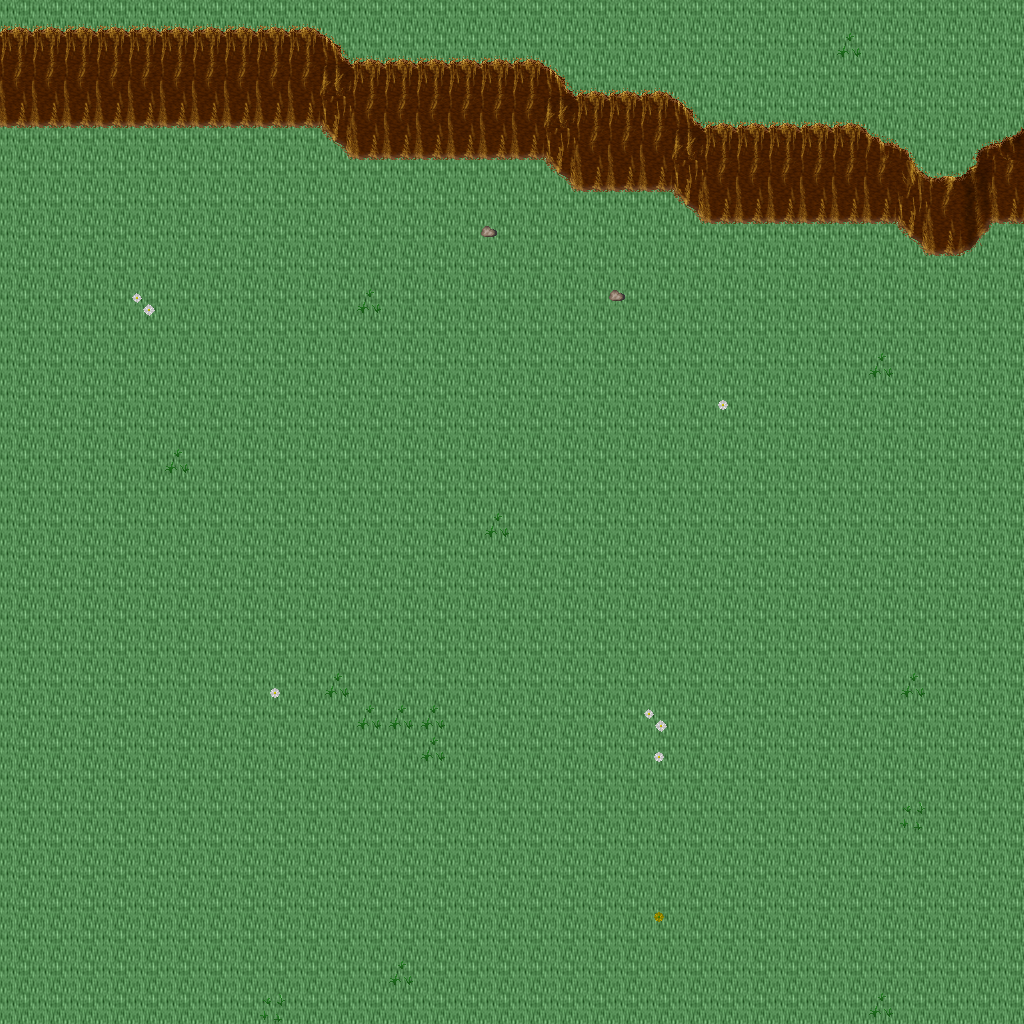

The image is a tile-based game level rendered from a .tmx file. Its description and source (layers, tilesets, objects; grid data summarised) follow:
An orthogonal 32x32 tile map with 32x32 px tiles, 5 tile layers (Ground, Objects, Objects2, Above, ...), 1 hidden layer not drawn, 45 tilesets.

<map version="1.10" tiledversion="1.11.0" orientation="orthogonal" renderorder="right-down" width="32" height="32" tilewidth="32" tileheight="32" infinite="0" nextlayerid="11" nextobjectid="1">
 <tileset firstgid="1" name="ground_ground" tilewidth="32" tileheight="32" tilecount="33" columns="3">
  <image source="../drawable/ground_ground.png" width="96" height="352" />
 </tileset>
 <tileset firstgid="34" name="building_castle" tilewidth="32" tileheight="32" tilecount="320" columns="20">
  <image source="../drawable/building_castle.png" width="640" height="512" />
 </tileset>
 <tileset firstgid="354" name="ground_water_pool" tilewidth="32" tileheight="32" tilecount="72" columns="3">
  <image source="../drawable/ground_water_pool.png" width="96" height="768" />
 </tileset>
 <tileset firstgid="426" name="ground_ridge_earth_dark" tilewidth="32" tileheight="32" tilecount="96" columns="12">
  <image source="../drawable/ground_ridge_earth_dark.png" width="384" height="256" />
 </tileset>
 <tileset firstgid="522" name="ground_grass_edges" tilewidth="32" tileheight="32" tilecount="36" columns="12">
  <image source="../drawable/ground_grass_edges.png" width="384" height="96" />
 </tileset>
 <tileset firstgid="558" name="ground_earth_edges" tilewidth="32" tileheight="32" tilecount="18" columns="6">
  <image source="../drawable/ground_earth_edges.png" width="192" height="96" />
 </tileset>
 <tileset firstgid="576" name="ground_grass_corners" tilewidth="32" tileheight="32" tilecount="24" columns="6">
  <image source="../drawable/ground_grass_corners.png" width="192" height="128" />
 </tileset>
 <tileset firstgid="600" name="plant_stump_stump_green" tilewidth="32" tileheight="32" tilecount="4" columns="2">
  <image source="../drawable/plant_stump_stump_green.png" width="64" height="64" />
 </tileset>
 <tileset firstgid="604" name="item_pot_barrel" tilewidth="32" tileheight="32" tilecount="2" columns="1">
  <image source="../drawable/item_pot_barrel.png" width="32" height="64" />
 </tileset>
 <tileset firstgid="606" name="ground_rock_rocks_2" tilewidth="32" tileheight="32" tilecount="4" columns="2">
  <image source="../drawable/ground_rock_rocks_2.png" width="64" height="64" />
 </tileset>
 <tileset firstgid="610" name="ground_ladder_horizontal_dark" tilewidth="32" tileheight="32" tilecount="3" columns="1">
  <image source="../drawable/ground_ladder_horizontal_dark.png" width="32" height="96" />
 </tileset>
 <tileset firstgid="613" name="plant_grasses" tilewidth="32" tileheight="32" tilecount="6" columns="3">
  <image source="../drawable/plant_grasses.png" width="96" height="64" />
 </tileset>
 <tileset firstgid="619" name="plant_tree_tree_green" tilewidth="32" tileheight="32" tilecount="88" columns="8">
  <image source="../drawable/plant_tree_tree_green.png" width="256" height="352" />
 </tileset>
 <tileset firstgid="707" name="ground_water_waterfall" tilewidth="32" tileheight="32" tilecount="120" columns="8">
  <image source="../drawable/ground_water_waterfall.png" width="256" height="480" />
 </tileset>
 <tileset firstgid="827" name="plant_flower_daisy_white" tilewidth="32" tileheight="32" tilecount="8" columns="2">
  <image source="../drawable/plant_flower_daisy_white.png" width="64" height="128" />
 </tileset>
 <tileset firstgid="835" name="plant_flower_daisy_red" tilewidth="32" tileheight="32" tilecount="8" columns="2">
  <image source="../drawable/plant_flower_daisy_red.png" width="64" height="128" />
 </tileset>
 <tileset firstgid="843" name="ground_rock_pebbles" tilewidth="32" tileheight="32" tilecount="3" columns="1">
  <image source="../drawable/ground_rock_pebbles.png" width="32" height="96" />
 </tileset>
 <tileset firstgid="846" name="plant_flower_daisy_yellow" tilewidth="32" tileheight="32" tilecount="8" columns="2">
  <image source="../drawable/plant_flower_daisy_yellow.png" width="64" height="128" />
 </tileset>
 <tileset firstgid="854" name="building_decoration_longhorn_skull" tilewidth="32" tileheight="32" tilecount="6" columns="3">
  <image source="../drawable/building_decoration_longhorn_skull.png" width="96" height="64" />
 </tileset>
 <tileset firstgid="860" name="furniture_light_flames" tilewidth="32" tileheight="32" tilecount="6" columns="6">
  <image source="../drawable/furniture_light_flames.png" width="192" height="32" />
 </tileset>
 <tileset firstgid="866" name="plant_stump_stump_brown" tilewidth="32" tileheight="32" tilecount="4" columns="2">
  <image source="../drawable/plant_stump_stump_brown.png" width="64" height="64" />
 </tileset>
 <tileset firstgid="870" name="building_decoration_rocks_2" tilewidth="32" tileheight="32" tilecount="2" columns="1">
  <image source="../drawable/building_decoration_rocks_2.png" width="32" height="64" />
 </tileset>
 <tileset firstgid="872" name="plant_flower_daisy_blue" tilewidth="32" tileheight="32" tilecount="8" columns="2">
  <image source="../drawable/plant_flower_daisy_blue.png" width="64" height="128" />
 </tileset>
 <tileset firstgid="880" name="building_fence_fence_chunky" tilewidth="32" tileheight="32" tilecount="21" columns="3">
  <image source="../drawable/building_fence_fence_chunky.png" width="96" height="224" />
 </tileset>
 <tileset firstgid="901" name="ground_water_water_bubbles" tilewidth="32" tileheight="32" tilecount="32" columns="8">
  <image source="../drawable/ground_water_water_bubbles.png" width="256" height="128" />
 </tileset>
 <tileset firstgid="933" name="item_statue_grey_stone" tilewidth="32" tileheight="32" tilecount="4" columns="2">
  <image source="../drawable/item_statue_grey_stone.png" width="64" height="64" />
 </tileset>
 <tileset firstgid="937" name="plant_tree_tree_darkgreen" tilewidth="32" tileheight="32" tilecount="88" columns="8">
  <image source="../drawable/plant_tree_tree_darkgreen.png" width="256" height="352" />
 </tileset>
 <tileset firstgid="1025" name="logic_creature_animal" tilewidth="32" tileheight="32" tilecount="32" columns="8">
  <image source="../drawable/logic_creature_animal.png" width="256" height="128" />
 </tileset>
 <tileset firstgid="1057" name="logic_creature_rodent" tilewidth="32" tileheight="32" tilecount="8" columns="8">
  <image source="../drawable/logic_creature_rodent.png" width="256" height="32" />
 </tileset>
 <tileset firstgid="1065" name="logic_portal" tilewidth="32" tileheight="32" tilecount="24" columns="8">
  <image source="../drawable/logic_portal.png" width="256" height="96" />
 </tileset>
 <tileset firstgid="1089" name="logic_item_mushroom" tilewidth="32" tileheight="32" tilecount="6" columns="6">
  <image source="../drawable/logic_item_mushroom.png" width="192" height="32" />
 </tileset>
 <tileset firstgid="1095" name="logic_collision" tilewidth="32" tileheight="32" tilecount="1" columns="1">
  <image source="../drawable/logic_collision.png" width="32" height="32" />
 </tileset>
 <tileset firstgid="1096" name="logic_creature_human_little" tilewidth="32" tileheight="32" tilecount="2" columns="2">
  <image source="../drawable/logic_creature_human_little.png" width="64" height="32" />
 </tileset>
 <tileset firstgid="1098" name="logic_creature_fairy" tilewidth="32" tileheight="32" tilecount="4" columns="4">
  <image source="../drawable/logic_creature_fairy.png" width="128" height="32" />
 </tileset>
 <tileset firstgid="1102" name="logic_item_herb" tilewidth="32" tileheight="32" tilecount="5" columns="5">
  <image source="../drawable/logic_item_herb.png" width="160" height="32" />
 </tileset>
 <tileset firstgid="1107" name="object_suspension_bridge" tilewidth="32" tileheight="32" tilecount="24" columns="3">
  <image source="../drawable/object_suspension_bridge.png" width="96" height="256" />
 </tileset>
 <tileset firstgid="1131" name="logic_creature_farm_animal" tilewidth="32" tileheight="32" tilecount="16" columns="8">
  <image source="../drawable/logic_creature_farm_animal.png" width="256" height="64" />
 </tileset>
 <tileset firstgid="1147" name="ground_green_paving" tilewidth="32" tileheight="32" tilecount="18" columns="3">
  <image source="../drawable/ground_green_paving.png" width="96" height="192" />
 </tileset>
 <tileset firstgid="1165" name="logic_protection" tilewidth="32" tileheight="32" tilecount="2" columns="2">
  <image source="../drawable/logic_protection.png" width="64" height="32" />
 </tileset>
 <tileset firstgid="1167" name="light_light_5x5" tilewidth="32" tileheight="32" tilecount="25" columns="5">
  <image source="../drawable/light_light_5x5.png" width="160" height="160" />
 </tileset>
 <tileset firstgid="1192" name="light_door_light" tilewidth="32" tileheight="32" tilecount="12" columns="3">
  <image source="../drawable/light_door_light.png" width="96" height="128" />
 </tileset>
 <tileset firstgid="1204" name="building_huts" tilewidth="32" tileheight="32" tilecount="338" columns="26">
  <image source="../drawable/building_huts.png" width="832" height="416" />
 </tileset>
 <tileset firstgid="1542" name="building_chimney_smoke" tilewidth="32" tileheight="32" tilecount="40" columns="4">
  <image source="../drawable/building_chimney_smoke.png" width="128" height="320" />
 </tileset>
 <tileset firstgid="1582" name="plant_tree_chestnut_tree" tilewidth="32" tileheight="32" tilecount="20" columns="4">
  <image source="../drawable/plant_tree_chestnut_tree.png" width="128" height="160" />
 </tileset>
 <tileset firstgid="1602" name="logic_creature_troll" tilewidth="32" tileheight="32" tilecount="4" columns="4">
  <image source="../drawable/logic_creature_troll.png" width="128" height="32" />
 </tileset>
 <layer id="1" name="Ground" width="32" height="32">
  <data>[1024 cells, 1024 non-empty, 1 distinct tile ids]</data>
 </layer>
 <layer id="2" name="Objects" width="32" height="32">
  <data>[1024 cells, 101 non-empty, 16 distinct tile ids]</data>
 </layer>
 <layer id="3" name="Objects2" width="32" height="32">
  <data>[1024 cells, 52 non-empty, 9 distinct tile ids]</data>
 </layer>
 <layer id="4" name="Above" width="32" height="32">
  <data>[1024 cells, 2 non-empty, 2 distinct tile ids]</data>
 </layer>
 <layer id="5" name="Above2" width="32" height="32">
  <data>[1024 cells, 0 non-empty, 0 distinct tile ids]</data>
 </layer>
 <layer id="6" name="Walkable" width="32" height="32" visible="0">
  <data>[1024 cells, 101 non-empty, 1 distinct tile ids]</data>
 </layer>
 <objectgroup id="7" name="Mapevents" />
 <objectgroup id="8" name="Spawn" />
 <objectgroup id="9" name="Keys" />
 <objectgroup id="10" name="Replace" />
</map>
